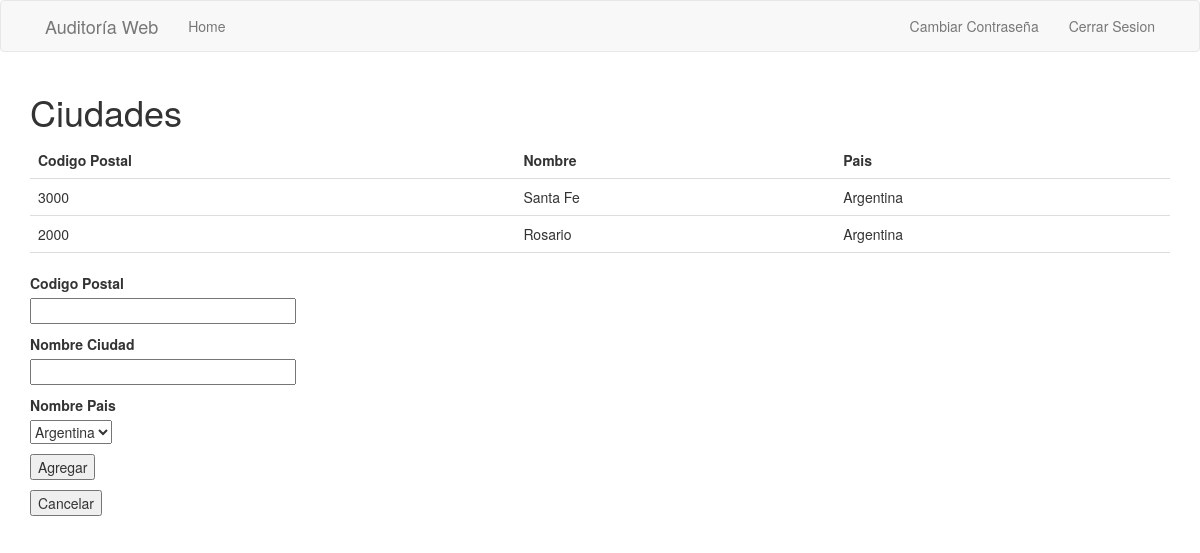
The page /cities (signed in) on the database its author committed.
### app/models.py (models this page shows, shortened)
class City(UserMixin, db.Model):
    id = db.Column(db.Integer, primary_key=True)
    zip_code = db.Column(db.Integer, index=True, unique=True)
    city_name = db.Column(db.String(64), index=True)
    country_id = db.Column(db.Integer, db.ForeignKey("country.id"))
    office = db.relationship("Office", backref="city", lazy="dynamic")

class Country(UserMixin, db.Model):
    id = db.Column(db.Integer, primary_key=True)
    country_name = db.Column(db.String(64), index=True, unique=True)
    city = db.relationship("City", backref="country", lazy="dynamic")

### app/routes.py (the view)
@app.route("/cities", methods=["GET", "POST"])
@login_required
def cities():
    form = AddCityForm()
    form.country_name.choices = [
        (country.id, country.country_name) for country in Country.query.all()
    ]
    cities = City.query.all()
    if form.validate_on_submit():
        country_city = Country.query.filter_by(id=form.country_name.data).first()
        city = City(zip_code=form.zip_code.data, city_name=form.city_name.data)
        city.country = country_city
        db.session.add(city)
        db.session.commit()
    if form.cancel.data:
        return render_template("admin_page.html")
    return render_template("cities.html", form=form, cities=cities)

### app/forms.py
class AddCityForm(FlaskForm):
    zip_code = StringField(_l("Codigo Postal"), validators=[DataRequired()])
    city_name = StringField(_l("Nombre Ciudad"), validators=[DataRequired()])
    country_name = SelectField(
        _l("Nombre Pais"), coerce=int, choices=[], validators=[DataRequired()]
    )
    submit = SubmitField(_l("Agregar"))
    cancel = SubmitField(_l("Cancelar"))

### app/models.py (called while the page is built)
@login.user_loader
def load_user(id):
    return User.query.get(int(id))

### app/templates/cities.html (shortened to what this page needs)
{% extends "base.html" %}
{% block app_content %}
<head>
</head>
<h1>{{ _('Ciudades') }}</h1>
<table style="width:100%">
    <tr>
        <th>{{ _('Codigo Postal') }}</th>
        <th>{{ _('Nombre') }}</th>
        <th>{{ _('Pais') }}</th>
    </tr>
    <tbody>
        {% for city in cities %}
        <tr>
            <td title="{{ city.zip_code }}">{{ city.zip_code }}</td>
            <td title="{{ city.city_name }}">{{ city.city_name }}</td>
            <td title="{{ city.country.country_name }}">{{ city.country.country_name }}</td>
        </tr>
        {% endfor %}
    </tbody>
</table>
<br>
<form action="" method="POST" novalidate>
    <p>
        {{ form.zip_code.label }}<br>
        {{ form.zip_code(size=32) }}<br>
    </p>
    <p>
        {{ form.city_name.label }}<br>
        {{ form.city_name(size=32) }}<br>
    </p>
    <p>
        {{ form.country_name.label }}<br>
        {{ form.country_name }}<br>
    </p>
    <p>{{ form.submit() }}</p>
    <p>{{ form.cancel() }}</p>
</form>
{% endblock %}

### app/templates/cities.html (style rules this page uses)
table { border-collapse: collapse; width: 100%; }
th, td { padding: 8px; text-align: left; border-bottom: 1px solid #ddd; }

### rows shown on the page
City: zip_code "3000", city_name "Santa Fe", country.country_name "Argentina"
City: zip_code "2000", city_name "Rosario", country.country_name "Argentina"
